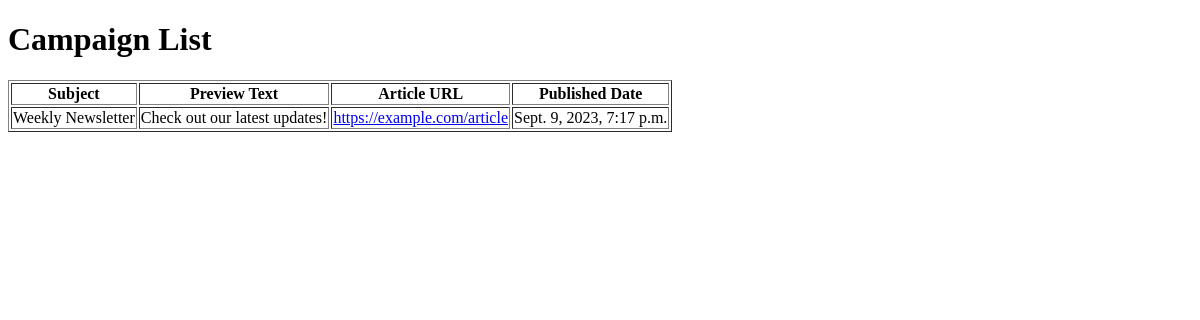
Before: /email_campaign/campaign_list/ with the older database file.
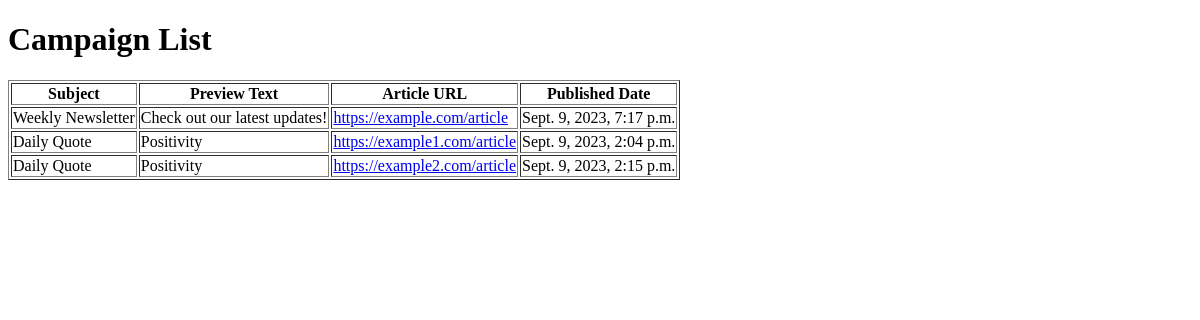
After: the same page with the newer database file.
### email_campaign/models.py (models this page shows)
class Campaign(models.Model):
    subject = models.CharField(max_length=200)
    preview_text = models.CharField(max_length=200)
    article_url = models.URLField()
    html_content = models.TextField()
    plain_text_content = models.TextField()
    published_date = models.DateTimeField()

### email_campaign/views.py (the view)
# urls.py: path('campaign_list/', views.campaign_list, name='campaign_list'),
def campaign_list(request):
    campaigns = Campaign.objects.all()
    return render(request, 'campaign_list.html', {'campaigns': campaigns})

### email_campaign/templates/campaign_list.html (shortened to what this page needs)
<!DOCTYPE html>
<html>
<head>
</head>
<body>
    <h1>Campaign List</h1>
    <table border="1">
        <tr>
            <th>Subject</th>
            <th>Preview Text</th>
            <th>Article URL</th>
            <th>Published Date</th>
        </tr>
        {% for campaign in campaigns %}
        <tr>
            <td>{{ campaign.subject }}</td>
            <td>{{ campaign.preview_text }}</td>
            <td><a href="{{ campaign.article_url }}" target="_blank">{{ campaign.article_url }}</a></td>
            <td>{{ campaign.published_date }}</td>
        </tr>
        {% empty %}
        <tr>
            <td colspan="4">No campaigns available.</td>
        </tr>
        {% endfor %}
    </table>
</body>
</html>

Changed rows visible on the page:
added Campaign: subject "Daily Quote", preview_text "Positivity", article_url "https://example1.com/article", published_date "Sept. 9, 2023, 2:04 p.m."
added Campaign: subject "Daily Quote", preview_text "Positivity", article_url "https://example2.com/article", published_date "Sept. 9, 2023, 2:15 p.m."
